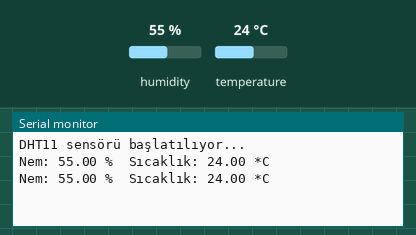
Recording of a sketch running on a simulated Arduino Uno, built with avr-gcc and run on an emulated ATmega328P. Shown: the last lines printed to the serial monitor. The inputs (shaded band) are chosen by the test bench; at power-on: humidity 55 %, temperature 24 °C.

Above: at 4.8 s.
4.9 s: humidity set to 22 %
At 6.5 s:
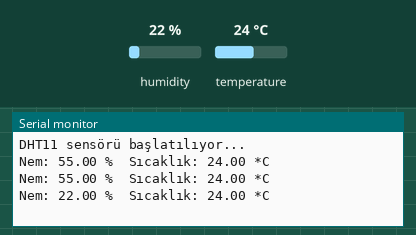
7.9 s: temperature set to 12 °C
At 8.9 s:
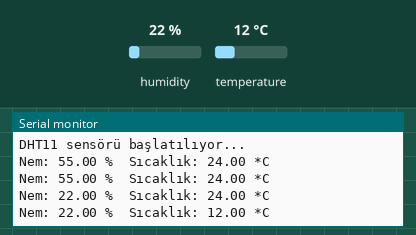
10.9 s: humidity set to 40 %
At 12.5 s:
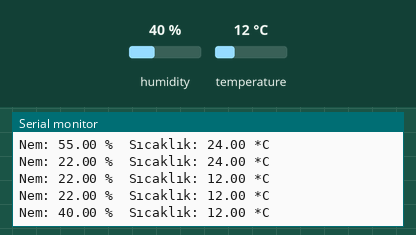
Timing chart, 0 to 14.0 s (numbered marks = the images above; inputs shaded):
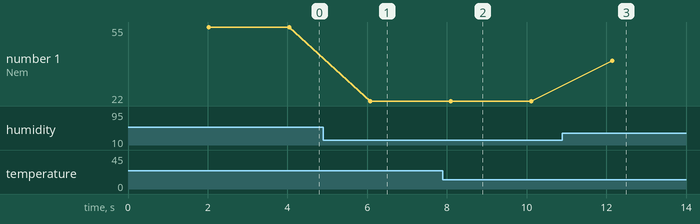

Measured:
- after the input at 4.9 s, the serial monitor: prints a new line after 1.2 s (image 1)
- after the input at 7.9 s, the serial monitor: prints a new line after 0.20 s (image 2)
- after the input at 10.9 s, the serial monitor: prints a new line after 1.2 s (image 3)
- plotted number 1: 55 → 22 after the input at 4.9 s, 22 → 40 after the input at 10.9 s

The sketch:

DHT11_KOD.ino
```cpp
#include "DHT.h"

#define DHTPIN 2     // DHT11 sensörünün bağlı olduğu pin
#define DHTTYPE DHT11   // Kullanılan DHT sensör tipi

DHT dht(DHTPIN, DHTTYPE);

void setup() {
  Serial.begin(9600);
  Serial.println("DHT11 sensörü başlatılıyor...");
  dht.begin();
}

void loop() {
  // Ölçüm için sensöre kısa bir süre tanıyın
  delay(2000);

  // Nem ve sıcaklık değerlerini oku
  float humidity = dht.readHumidity();
  float temperature = dht.readTemperature();

  // Eğer okumalar başarısız olursa, hata mesajı yazdır
  if (isnan(humidity) || isnan(temperature)) {
    Serial.println("Sensör okumaları başarısız!");
    return;
  }

  // Okunan değerleri seri monitöre yazdır
  Serial.print("Nem: ");
  Serial.print(humidity);
  Serial.print(" %\t");
  Serial.print("Sıcaklık: ");
  Serial.print(temperature);
  Serial.println(" *C");
}
```
